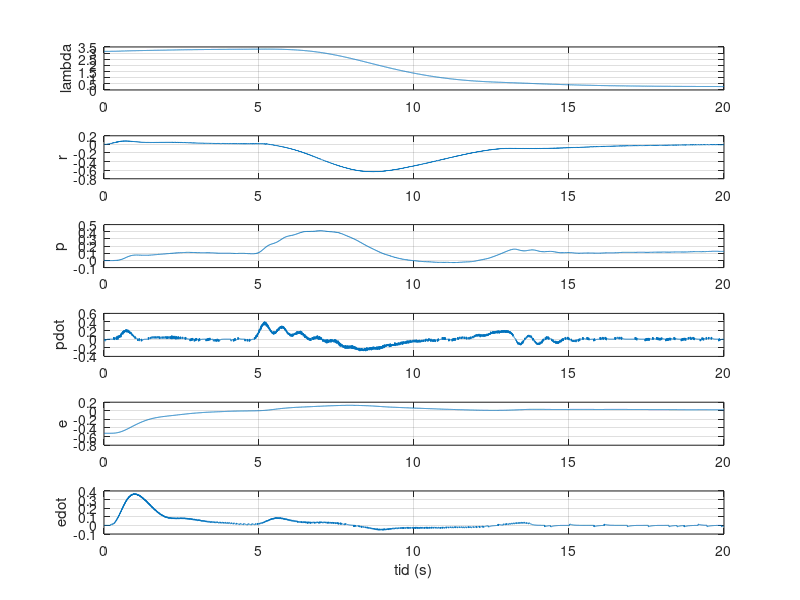

The MATLAB source for this figure: (Note: this script raises an error after producing the figure.)
load results/4/4_6.mat simout

tr = simout(2, :);
x1r = simout(3, :);
x2r = simout(4, :);
x3r = simout(5, :);
x4r = simout(6, :);
x5r = simout(7, :);
x6r = simout(8, :);

figure(2)
subplot(611)
plot(tr,x1r),grid
ylabel('lambda')
subplot(612)
plot(tr,x2r),grid
ylabel('r')
subplot(613)
plot(tr,x3r),grid
ylabel('p')
subplot(614)
plot(tr,x4r),grid
ylabel('pdot')
subplot(615)
plot(tr,x5r),grid
ylabel('e')
subplot(616)
plot(tr,x6r),grid
xlabel('tid (s)'),ylabel('edot')

fig = gcf;
fig.Position = [500, 0, 1000, 1100];
